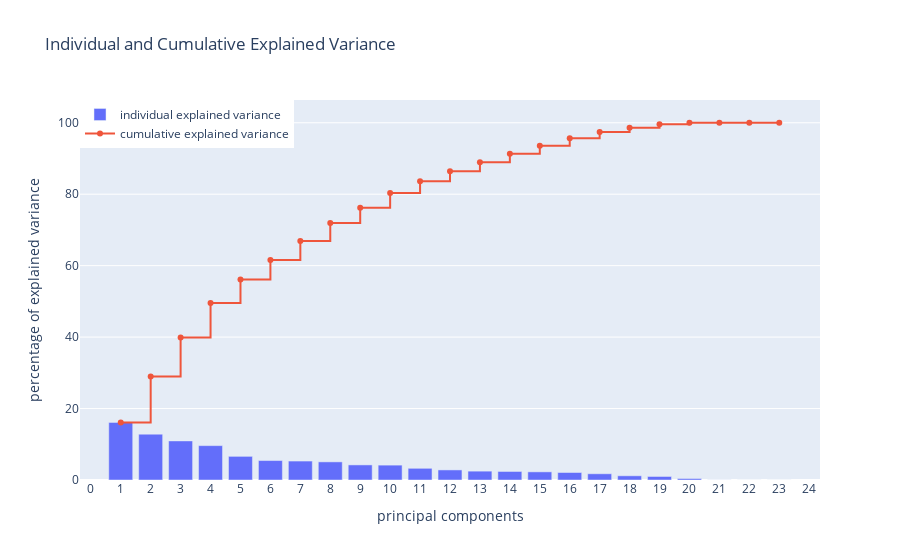

Write notebook code for a chart like this one.
### Code cell
trace_cum_var_exp = go.Bar(
    x=list(range(1, len(cum_var_exp) + 1)), 
    y=var_exp,
    name="individual explained variance",
)
trace_ind_var_exp = go.Scatter(
    x=list(range(1, len(cum_var_exp) + 1)),
    y=cum_var_exp,
    mode='lines+markers',
    name="cumulative explained variance",
    line=dict(
        shape='hv',
    ))
data = [trace_cum_var_exp, trace_ind_var_exp]
layout = go.Layout(
    title='Individual and Cumulative Explained Variance',
    autosize=True,
    yaxis=dict(
        title='percentage of explained variance',
    ),
    xaxis=dict(
        title="principal components",
        dtick=1,
    ),
    legend=dict(
        x=0,
        y=1,
    ),
)
fig = go.Figure(data=data, layout=layout)
iplot(fig, filename='basic-bar')

### Figure 1 — Plotly figure (JSON) as saved in the notebook; plotly's stock layout.template omitted (floating-point values rounded to 4 significant figures)
{"data": [{"name": "individual explained variance", "type": "bar", "x": [1, 2, 3, 4, 5, 6, 7, 8, 9, 10, 11, 12, 13, 14, 15, 16, 17, 18, 19, 20, 21, 22, 23], "y": [16.13, 12.83, 10.94, 9.617, 6.62, 5.446, 5.302, 5.072, 4.225, 4.163, 3.273, 2.818, 2.478, 2.384, 2.278, 2.1, 1.742, 1.175, 0.986, 0.4095, 0.01377, 6.439e-31, 1.714e-31]}, {"line": {"shape": "hv"}, "mode": "lines+markers", "name": "cumulative explained variance", "type": "scatter", "x": [1, 2, 3, 4, 5, 6, 7, 8, 9, 10, 11, 12, 13, 14, 15, 16, 17, 18, 19, 20, 21, 22, 23], "y": [16.13, 28.96, 39.9, 49.51, 56.13, 61.58, 66.88, 71.95, 76.18, 80.34, 83.62, 86.43, 88.91, 91.3, 93.57, 95.67, 97.42, 98.59, 99.58, 99.99, 100, 100, 100]}], "layout": {"autosize": true, "legend": {"x": 0, "y": 1}, "title": {"text": "Individual and Cumulative Explained Variance"}, "xaxis": {"dtick": 1, "title": {"text": "principal components"}}, "yaxis": {"title": {"text": "percentage of explained variance"}}}}
